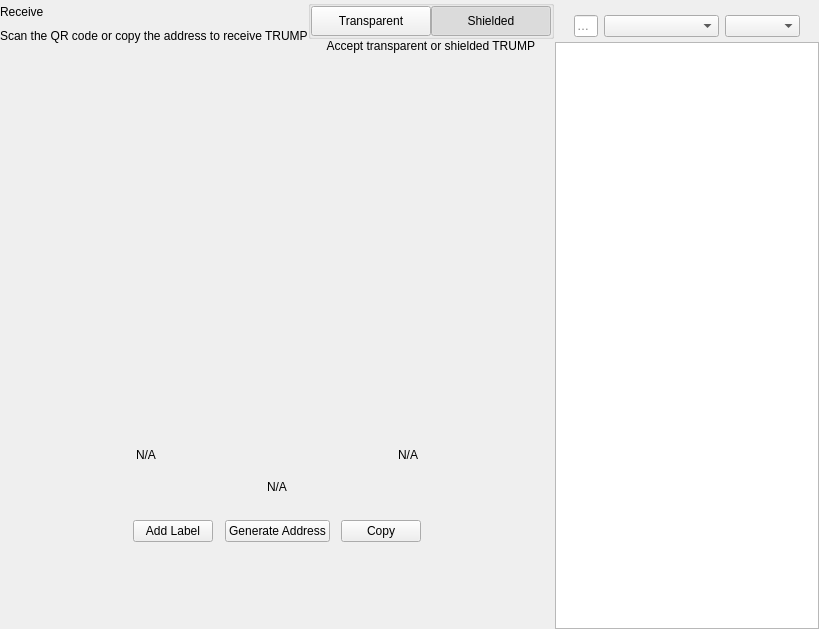
<?xml version="1.0" encoding="UTF-8"?>
<ui version="4.0">
 <class>ReceiveWidget</class>
 <widget class="QWidget" name="ReceiveWidget">
  <property name="geometry">
   <rect>
    <x>0</x>
    <y>0</y>
    <width>819</width>
    <height>629</height>
   </rect>
  </property>
  <property name="minimumSize">
   <size>
    <width>0</width>
    <height>0</height>
   </size>
  </property>
  <property name="windowTitle">
   <string>Form</string>
  </property>
  <layout class="QHBoxLayout" name="horizontalLayout_2" stretch="2,1">
   <property name="spacing">
    <number>0</number>
   </property>
   <property name="leftMargin">
    <number>0</number>
   </property>
   <property name="topMargin">
    <number>0</number>
   </property>
   <property name="rightMargin">
    <number>0</number>
   </property>
   <property name="bottomMargin">
    <number>0</number>
   </property>
   <item>
    <widget class="QWidget" name="left" native="true">
     <layout class="QVBoxLayout" name="verticalLayout_3">
      <property name="leftMargin">
       <number>0</number>
      </property>
      <property name="topMargin">
       <number>0</number>
      </property>
      <property name="rightMargin">
       <number>0</number>
      </property>
      <property name="bottomMargin">
       <number>0</number>
      </property>
      <item>
       <layout class="QVBoxLayout" name="verticalLayout_2">
        <property name="spacing">
         <number>0</number>
        </property>
        <property name="leftMargin">
         <number>0</number>
        </property>
        <item>
         <layout class="QHBoxLayout" name="horizontalLayout_3">
          <property name="spacing">
           <number>0</number>
          </property>
          <item>
           <layout class="QVBoxLayout" name="verticalLayout_4">
            <property name="spacing">
             <number>5</number>
            </property>
            <item>
             <widget class="QLabel" name="labelTitle">
              <property name="text">
               <string>Receive</string>
              </property>
             </widget>
            </item>
            <item alignment="Qt::AlignTop">
             <widget class="QLabel" name="labelSubtitle1">
              <property name="text">
               <string>Scan the QR code or copy the address to receive TRUMP</string>
              </property>
             </widget>
            </item>
           </layout>
          </item>
          <item>
           <spacer name="horizontalSpacer">
            <property name="orientation">
             <enum>Qt::Horizontal</enum>
            </property>
            <property name="sizeHint" stdset="0">
             <size>
              <width>40</width>
              <height>20</height>
             </size>
            </property>
           </spacer>
          </item>
          <item>
           <widget class="QWidget" name="containerViewPrivacyChecks" native="true">
            <layout class="QVBoxLayout" name="containerPrivacyChecks">
             <property name="spacing">
              <number>0</number>
             </property>
             <property name="leftMargin">
              <number>0</number>
             </property>
             <property name="topMargin">
              <number>0</number>
             </property>
             <property name="rightMargin">
              <number>0</number>
             </property>
             <property name="bottomMargin">
              <number>0</number>
             </property>
             <item alignment="Qt::AlignHCenter|Qt::AlignVCenter">
              <widget class="QGroupBox" name="groupBox">
               <property name="title">
                <string/>
               </property>
               <layout class="QHBoxLayout" name="horizontalLayout_2_1">
                <property name="spacing">
                 <number>0</number>
                </property>
                <property name="leftMargin">
                 <number>0</number>
                </property>
                <property name="topMargin">
                 <number>0</number>
                </property>
                <property name="rightMargin">
                 <number>0</number>
                </property>
                <property name="bottomMargin">
                 <number>0</number>
                </property>
                <item>
                 <widget class="QPushButton" name="pushLeft">
                  <property name="minimumSize">
                   <size>
                    <width>120</width>
                    <height>30</height>
                   </size>
                  </property>
                  <property name="maximumSize">
                   <size>
                    <width>120</width>
                    <height>30</height>
                   </size>
                  </property>
                  <property name="focusPolicy">
                   <enum>Qt::NoFocus</enum>
                  </property>
                  <property name="text">
                   <string>Transparent</string>
                  </property>
                  <property name="checkable">
                   <bool>true</bool>
                  </property>
                  <property name="autoExclusive">
                   <bool>true</bool>
                  </property>
                 </widget>
                </item>
                <item>
                 <widget class="QPushButton" name="pushRight">
                  <property name="minimumSize">
                   <size>
                    <width>120</width>
                    <height>30</height>
                   </size>
                  </property>
                  <property name="maximumSize">
                   <size>
                    <width>120</width>
                    <height>30</height>
                   </size>
                  </property>
                  <property name="focusPolicy">
                   <enum>Qt::NoFocus</enum>
                  </property>
                  <property name="text">
                   <string>Shielded</string>
                  </property>
                  <property name="checkable">
                   <bool>true</bool>
                  </property>
                  <property name="checked">
                   <bool>true</bool>
                  </property>
                  <property name="autoExclusive">
                   <bool>true</bool>
                  </property>
                 </widget>
                </item>
               </layout>
              </widget>
             </item>
             <item alignment="Qt::AlignHCenter|Qt::AlignTop">
              <widget class="QLabel" name="labelSubtitle2">
               <property name="text">
                <string>Accept transparent or shielded TRUMP</string>
               </property>
               <property name="alignment">
                <set>Qt::AlignRight|Qt::AlignTrailing|Qt::AlignVCenter</set>
               </property>
              </widget>
             </item>
            </layout>
           </widget>
          </item>
         </layout>
        </item>
        <item>
         <spacer name="verticalSpacer_2">
          <property name="orientation">
           <enum>Qt::Vertical</enum>
          </property>
          <property name="sizeType">
           <enum>QSizePolicy::Expanding</enum>
          </property>
          <property name="sizeHint" stdset="0">
           <size>
            <width>20</width>
            <height>50</height>
           </size>
          </property>
         </spacer>
        </item>
        <item alignment="Qt::AlignHCenter">
         <widget class="QWidget" name="layoutQR" native="true">
          <property name="maximumSize">
           <size>
            <width>510</width>
            <height>16777215</height>
           </size>
          </property>
          <layout class="QVBoxLayout" name="verticalLayoutQr">
           <item>
            <spacer name="verticalSpacer11">
             <property name="orientation">
              <enum>Qt::Vertical</enum>
             </property>
             <property name="sizeType">
              <enum>QSizePolicy::Fixed</enum>
             </property>
             <property name="sizeHint" stdset="0">
              <size>
               <width>20</width>
               <height>20</height>
              </size>
             </property>
            </spacer>
           </item>
           <item alignment="Qt::AlignHCenter">
            <widget class="QLabel" name="labelQrImg">
             <property name="minimumSize">
              <size>
               <width>260</width>
               <height>260</height>
              </size>
             </property>
             <property name="maximumSize">
              <size>
               <width>260</width>
               <height>260</height>
              </size>
             </property>
             <property name="text">
              <string/>
             </property>
             <property name="alignment">
              <set>Qt::AlignCenter</set>
             </property>
            </widget>
           </item>
           <item>
            <spacer name="verticalSpacer_21">
             <property name="orientation">
              <enum>Qt::Vertical</enum>
             </property>
             <property name="sizeType">
              <enum>QSizePolicy::Fixed</enum>
             </property>
             <property name="sizeHint" stdset="0">
              <size>
               <width>20</width>
               <height>30</height>
              </size>
             </property>
            </spacer>
           </item>
           <item>
            <widget class="QWidget" name="widget" native="true">
             <property name="minimumSize">
              <size>
               <width>0</width>
               <height>0</height>
              </size>
             </property>
             <layout class="QHBoxLayout" name="horizontalLayout_5">
              <item>
               <widget class="QLabel" name="labelLabel">
                <property name="text">
                 <string notr="true">N/A</string>
                </property>
               </widget>
              </item>
              <item>
               <spacer name="horizontalSpacer_2">
                <property name="orientation">
                 <enum>Qt::Horizontal</enum>
                </property>
                <property name="sizeHint" stdset="0">
                 <size>
                  <width>141</width>
                  <height>20</height>
                 </size>
                </property>
               </spacer>
              </item>
              <item>
               <widget class="QLabel" name="labelDate">
                <property name="text">
                 <string notr="true">N/A</string>
                </property>
                <property name="alignment">
                 <set>Qt::AlignRight|Qt::AlignTrailing|Qt::AlignVCenter</set>
                </property>
               </widget>
              </item>
             </layout>
            </widget>
           </item>
           <item>
            <widget class="QLabel" name="labelAddress">
             <property name="sizePolicy">
              <sizepolicy hsizetype="Expanding" vsizetype="Preferred">
               <horstretch>0</horstretch>
               <verstretch>0</verstretch>
              </sizepolicy>
             </property>
             <property name="minimumSize">
              <size>
               <width>300</width>
               <height>0</height>
              </size>
             </property>
             <property name="text">
              <string notr="true">N/A</string>
             </property>
             <property name="alignment">
              <set>Qt::AlignCenter</set>
             </property>
            </widget>
           </item>
           <item>
            <spacer name="verticalSpacer_4">
             <property name="orientation">
              <enum>Qt::Vertical</enum>
             </property>
             <property name="sizeType">
              <enum>QSizePolicy::Fixed</enum>
             </property>
             <property name="sizeHint" stdset="0">
              <size>
               <width>20</width>
               <height>20</height>
              </size>
             </property>
            </spacer>
           </item>
           <item>
            <layout class="QHBoxLayout" name="horizontalLayout_4">
             <item alignment="Qt::AlignHCenter">
              <widget class="QPushButton" name="pushButtonLabel">
               <property name="focusPolicy">
                <enum>Qt::NoFocus</enum>
               </property>
               <property name="text">
                <string>Add Label</string>
               </property>
              </widget>
             </item>
             <item alignment="Qt::AlignHCenter">
              <widget class="QPushButton" name="pushButtonNewAddress">
               <property name="focusPolicy">
                <enum>Qt::NoFocus</enum>
               </property>
               <property name="text">
                <string>Generate Address</string>
               </property>
              </widget>
             </item>
             <item alignment="Qt::AlignHCenter">
              <widget class="QPushButton" name="pushButtonCopy">
               <property name="focusPolicy">
                <enum>Qt::NoFocus</enum>
               </property>
               <property name="text">
                <string>Copy</string>
               </property>
              </widget>
             </item>
            </layout>
           </item>
           <item>
            <spacer name="verticalSpacer_3">
             <property name="orientation">
              <enum>Qt::Vertical</enum>
             </property>
             <property name="sizeType">
              <enum>QSizePolicy::Expanding</enum>
             </property>
             <property name="sizeHint" stdset="0">
              <size>
               <width>20</width>
               <height>20</height>
              </size>
             </property>
            </spacer>
           </item>
          </layout>
         </widget>
        </item>
        <item>
         <spacer name="verticalSpacer">
          <property name="orientation">
           <enum>Qt::Vertical</enum>
          </property>
          <property name="sizeHint" stdset="0">
           <size>
            <width>20</width>
            <height>40</height>
           </size>
          </property>
         </spacer>
        </item>
       </layout>
      </item>
     </layout>
    </widget>
   </item>
   <item>
    <widget class="QWidget" name="right" native="true">
     <layout class="QVBoxLayout" name="verticalLayout_5">
      <property name="spacing">
       <number>0</number>
      </property>
      <property name="leftMargin">
       <number>1</number>
      </property>
      <property name="topMargin">
       <number>0</number>
      </property>
      <property name="rightMargin">
       <number>0</number>
      </property>
      <property name="bottomMargin">
       <number>0</number>
      </property>
      <item>
       <layout class="QVBoxLayout" name="container_right">
        <property name="spacing">
         <number>0</number>
        </property>
        <property name="leftMargin">
         <number>0</number>
        </property>
        <property name="rightMargin">
         <number>0</number>
        </property>
        <item>
         <layout class="QVBoxLayout" name="verticalLayout">
          <property name="spacing">
           <number>6</number>
          </property>
          <property name="leftMargin">
           <number>19</number>
          </property>
          <property name="rightMargin">
           <number>19</number>
          </property>
          <item>
           <widget class="OptionButton" name="btnRequest" native="true"/>
          </item>
          <item>
           <widget class="OptionButton" name="btnMyAddresses" native="true">
            <property name="sizePolicy">
             <sizepolicy hsizetype="Preferred" vsizetype="Minimum">
              <horstretch>0</horstretch>
              <verstretch>0</verstretch>
             </sizepolicy>
            </property>
           </widget>
          </item>
         </layout>
        </item>
        <item>
         <widget class="QWidget" name="sortWidget" native="true">
          <layout class="QHBoxLayout" name="horizontalLayout_6">
           <property name="leftMargin">
            <number>19</number>
           </property>
           <property name="rightMargin">
            <number>19</number>
           </property>
           <property name="bottomMargin">
            <number>5</number>
           </property>
           <item>
            <widget class="QLineEdit" name="lineEditFilter">
             <property name="sizePolicy">
              <sizepolicy hsizetype="Expanding" vsizetype="Fixed">
               <horstretch>0</horstretch>
               <verstretch>0</verstretch>
              </sizepolicy>
             </property>
             <property name="minimumSize">
              <size>
               <width>0</width>
               <height>0</height>
              </size>
             </property>
             <property name="contextMenuPolicy">
              <enum>Qt::DefaultContextMenu</enum>
             </property>
             <property name="acceptDrops">
              <bool>false</bool>
             </property>
             <property name="maxLength">
              <number>40</number>
             </property>
             <property name="placeholderText">
              <string>Filter</string>
             </property>
            </widget>
           </item>
           <item>
            <spacer name="horizontalSpacer_3">
             <property name="orientation">
              <enum>Qt::Horizontal</enum>
             </property>
             <property name="sizeType">
              <enum>QSizePolicy::Preferred</enum>
             </property>
             <property name="sizeHint" stdset="0">
              <size>
               <width>20</width>
               <height>20</height>
              </size>
             </property>
            </spacer>
           </item>
           <item>
            <widget class="QComboBox" name="comboBoxSort">
             <property name="sizePolicy">
              <sizepolicy hsizetype="Preferred" vsizetype="Fixed">
               <horstretch>0</horstretch>
               <verstretch>0</verstretch>
              </sizepolicy>
             </property>
             <property name="minimumSize">
              <size>
               <width>115</width>
               <height>0</height>
              </size>
             </property>
            </widget>
           </item>
           <item>
            <widget class="QComboBox" name="comboBoxSortOrder">
             <property name="sizePolicy">
              <sizepolicy hsizetype="Preferred" vsizetype="Fixed">
               <horstretch>0</horstretch>
               <verstretch>0</verstretch>
              </sizepolicy>
             </property>
             <property name="minimumSize">
              <size>
               <width>75</width>
               <height>0</height>
              </size>
             </property>
            </widget>
           </item>
          </layout>
          <zorder>comboBoxSort</zorder>
          <zorder>comboBoxSortOrder</zorder>
          <zorder>lineEditFilter</zorder>
         </widget>
        </item>
        <item>
         <widget class="QListView" name="listViewAddress"/>
        </item>
       </layout>
      </item>
     </layout>
    </widget>
   </item>
  </layout>
 </widget>
 <customwidgets>
  <customwidget>
   <class>OptionButton</class>
   <extends>QWidget</extends>
   <header>qt/trumpcoin/optionbutton.h</header>
   <container>1</container>
  </customwidget>
 </customwidgets>
 <resources/>
 <connections/>
</ui>
